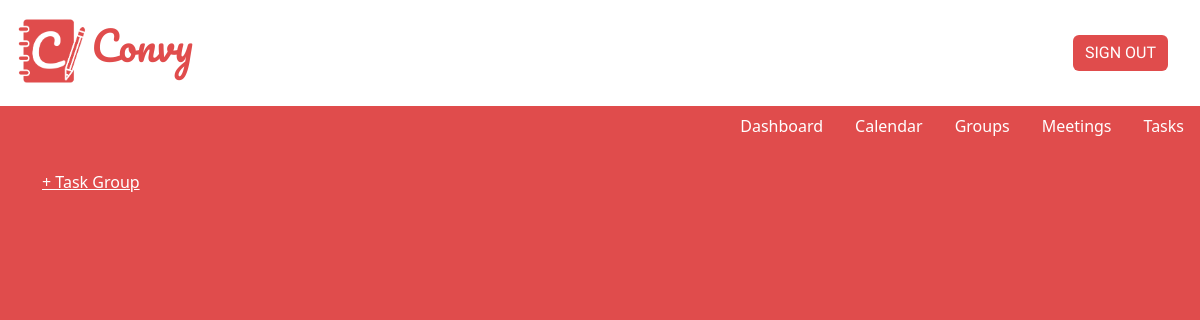
The app's page /task/taskgroup-list/ (signed in), older data.
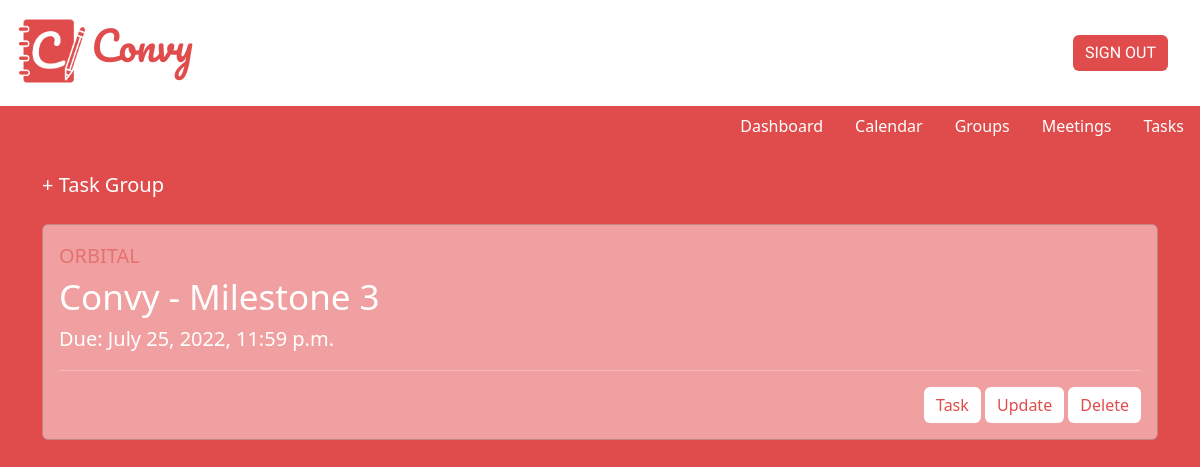
The same page, newer data.
### task/models.py (models this page shows)
class TaskGroup(models.Model):
    user = models.ForeignKey(User, on_delete=models.CASCADE, null = True, blank=True)
    organisation = models.CharField(max_length=200)
    title = models.CharField(max_length=200)
    deadline = models.DateTimeField(null = True, blank = True)
    def __str__(self):
        return self.title

### task/views.py (the view)
# urls.py: path('taskgroup-list/', views.list_taskgroup, name="taskgroup-list"),
def list_taskgroup(request):
    taskgroup_list = TaskGroup.objects.filter(user__pk = request.user.id)
    return render(request, 'task/taskgroup_list.html', {
        'taskgroup_list': taskgroup_list,
   	})

### task/templates/task/taskgroup_list.html (shortened to what this page needs)
{% extends 'authentication/base.html' %}
{% load static %}
{% block content %}
    <link rel="stylesheet" href="{% static 'authentication/styles/base.css' %}" type="text/css">
    <a href="{% url 'task:taskgroup-add' %}" class="add">&plus; Task Group</a>
    <br> <br>
    {% for taskgroup in taskgroup_list %}
    <div class="card" style="background-color: #F0A0A0">
        <div class="card-body">
            <div style="color: rgba(224, 76, 76, 0.56); font-size: 20px">
                {{ taskgroup.organisation | upper }}<br>
            </div>
            <div style="color: white; font-size: 35px;">
                {{ taskgroup }} <br>
            </div>
            <div style="color: white; font-size: 20px;">
                Due: {{ taskgroup.deadline }} <br>
            </div>
            <hr>
            <div align="right">
                <a href="{% url 'task:task-list' taskgroup.id %}" class="btn btn-outline-primary">Task</a>
                <a href="{% url 'task:taskgroup-update' taskgroup.id %}" class="btn btn-outline-success">Update</a>
                <a href="{% url 'task:taskgroup-delete' taskgroup.id %}" class="btn btn-outline-danger">Delete</a>
            </div>
        </div>
    </div>
    <br>
    {% endfor %}
{% endblock %}

Row changes from the older to the newer data that the page shows:
added TaskGroup: organisation "ORBITAL", title "Convy - Milestone 3", deadline "July 25, 2022, 11:59 p.m."
